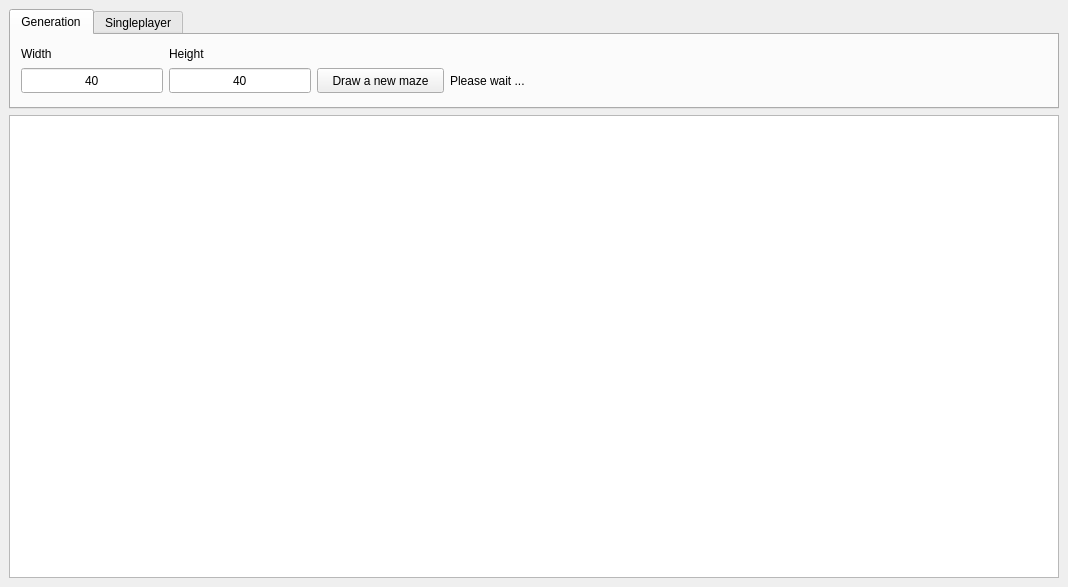
<?xml version="1.0" encoding="UTF-8"?>
<ui version="4.0">
 <class>MainWindow</class>
 <widget class="QMainWindow" name="MainWindow">
  <property name="geometry">
   <rect>
    <x>0</x>
    <y>0</y>
    <width>1068</width>
    <height>587</height>
   </rect>
  </property>
  <property name="sizePolicy">
   <sizepolicy hsizetype="Fixed" vsizetype="Preferred">
    <horstretch>0</horstretch>
    <verstretch>0</verstretch>
   </sizepolicy>
  </property>
  <property name="windowTitle">
   <string>MainWindow</string>
  </property>
  <widget class="QWidget" name="centralwidget">
   <layout class="QVBoxLayout" name="verticalLayout">
    <item>
     <widget class="QTabWidget" name="tabWidget">
      <property name="sizePolicy">
       <sizepolicy hsizetype="MinimumExpanding" vsizetype="Minimum">
        <horstretch>0</horstretch>
        <verstretch>0</verstretch>
       </sizepolicy>
      </property>
      <property name="minimumSize">
       <size>
        <width>500</width>
        <height>100</height>
       </size>
      </property>
      <property name="currentIndex">
       <number>0</number>
      </property>
      <widget class="QWidget" name="tabGeneration">
       <attribute name="title">
        <string>Generation</string>
       </attribute>
       <widget class="QLabel" name="labelW">
        <property name="geometry">
         <rect>
          <x>10</x>
          <y>10</y>
          <width>142</width>
          <height>17</height>
         </rect>
        </property>
        <property name="text">
         <string>Width</string>
        </property>
       </widget>
       <widget class="QLineEdit" name="editH">
        <property name="geometry">
         <rect>
          <x>158</x>
          <y>33</y>
          <width>142</width>
          <height>25</height>
         </rect>
        </property>
        <property name="sizePolicy">
         <sizepolicy hsizetype="Fixed" vsizetype="Fixed">
          <horstretch>0</horstretch>
          <verstretch>0</verstretch>
         </sizepolicy>
        </property>
        <property name="text">
         <string>40</string>
        </property>
        <property name="alignment">
         <set>Qt::AlignCenter</set>
        </property>
       </widget>
       <widget class="QLineEdit" name="editW">
        <property name="geometry">
         <rect>
          <x>10</x>
          <y>33</y>
          <width>142</width>
          <height>25</height>
         </rect>
        </property>
        <property name="sizePolicy">
         <sizepolicy hsizetype="Fixed" vsizetype="Fixed">
          <horstretch>0</horstretch>
          <verstretch>0</verstretch>
         </sizepolicy>
        </property>
        <property name="text">
         <string>40</string>
        </property>
        <property name="alignment">
         <set>Qt::AlignCenter</set>
        </property>
       </widget>
       <widget class="QLabel" name="labelH">
        <property name="geometry">
         <rect>
          <x>158</x>
          <y>10</y>
          <width>142</width>
          <height>17</height>
         </rect>
        </property>
        <property name="text">
         <string>Height</string>
        </property>
       </widget>
       <widget class="QPushButton" name="buttonDrawMaze">
        <property name="geometry">
         <rect>
          <x>306</x>
          <y>33</y>
          <width>127</width>
          <height>25</height>
         </rect>
        </property>
        <property name="sizePolicy">
         <sizepolicy hsizetype="Fixed" vsizetype="Fixed">
          <horstretch>0</horstretch>
          <verstretch>0</verstretch>
         </sizepolicy>
        </property>
        <property name="maximumSize">
         <size>
          <width>127</width>
          <height>16777215</height>
         </size>
        </property>
        <property name="text">
         <string>Draw a new maze</string>
        </property>
       </widget>
       <widget class="QLabel" name="labelWait">
        <property name="geometry">
         <rect>
          <x>439</x>
          <y>33</y>
          <width>597</width>
          <height>25</height>
         </rect>
        </property>
        <property name="text">
         <string>Please wait ...</string>
        </property>
       </widget>
      </widget>
      <widget class="QWidget" name="tab_Singleplayer">
       <attribute name="title">
        <string>Singleplayer</string>
       </attribute>
      </widget>
     </widget>
    </item>
    <item>
     <widget class="QGraphicsView" name="graphicsView">
      <property name="sizePolicy">
       <sizepolicy hsizetype="Expanding" vsizetype="Expanding">
        <horstretch>0</horstretch>
        <verstretch>0</verstretch>
       </sizepolicy>
      </property>
     </widget>
    </item>
   </layout>
  </widget>
 </widget>
 <resources/>
 <connections>
  <connection>
   <sender>editW</sender>
   <signal>editingFinished()</signal>
   <receiver>MainWindow</receiver>
   <slot>setWidth()</slot>
   <hints>
    <hint type="sourcelabel">
     <x>146</x>
     <y>69</y>
    </hint>
    <hint type="destinationlabel">
     <x>5</x>
     <y>165</y>
    </hint>
   </hints>
  </connection>
  <connection>
   <sender>editH</sender>
   <signal>editingFinished()</signal>
   <receiver>MainWindow</receiver>
   <slot>setHeight()</slot>
   <hints>
    <hint type="sourcelabel">
     <x>298</x>
     <y>78</y>
    </hint>
    <hint type="destinationlabel">
     <x>796</x>
     <y>128</y>
    </hint>
   </hints>
  </connection>
  <connection>
   <sender>buttonDrawMaze</sender>
   <signal>clicked()</signal>
   <receiver>MainWindow</receiver>
   <slot>buttonDrawClicked()</slot>
   <hints>
    <hint type="sourcelabel">
     <x>378</x>
     <y>68</y>
    </hint>
    <hint type="destinationlabel">
     <x>3</x>
     <y>257</y>
    </hint>
   </hints>
  </connection>
 </connections>
 <slots>
  <slot>clear()</slot>
  <slot>setWidth()</slot>
  <slot>setHeight()</slot>
  <slot>buttonDrawClicked()</slot>
 </slots>
</ui>
